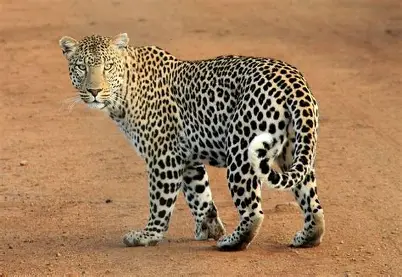
#> input picture leopard.jpg, 402 x 277 px
$ jupyter execute assignment1.ipynb
#> lines starting #> are read from the running program, lines starting #| are printed output that depends on the picture; after the words box and inside, x2 and y2 are one past the last pixel; in counts of white or black regions, pixels touching at a corner belong together
[cell 1]
# Import Libraries
import cv2
import numpy as np
import matplotlib.pyplot as plt

[cell 2]
image_path = 'leopard.jpg'
img = cv2.imread(image_path, cv2.IMREAD_GRAYSCALE)
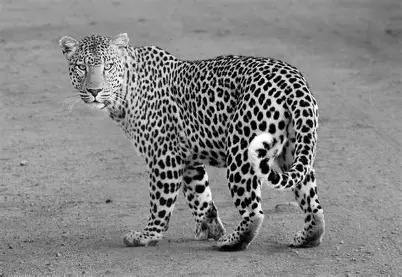
#> img: shape (277, 402); min 0, max 255, mean 133.2


plt.imshow(img, cmap='gray')
plt.title("Original Image")
plt.axis('off')
plt.show()

[cell 3]
def reduce_intensity_levels(image, levels):
    factor = 256 // levels
    reduced = (image // factor) * factor
    return reduced

levels_list = [2, 4, 8]

for lvl in levels_list:
    reduced_img = reduce_intensity_levels(img, lvl)
    plt.imshow(reduced_img, cmap='gray')
    plt.title(f'Task 1 - Intensity Reduced to {lvl} Levels')
    plt.axis('off')
    plt.show()
#> this loop made 3 passes
#> pass 1, in reduce_intensity_levels, `reduced = (image // factor) * factor`:
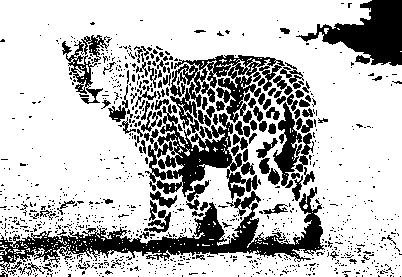
#> reduced: shape (277, 402); values 0 (black) and 128 (white), 73.6% white; 969 black regions (851 under 20 px), largest, box (x1, y1, x2, y2) and area: (0, 187, 325, 276) 6701, (145, 104, 258, 200) 3841, (296, 0, 402, 66) 3382
#> pass 3, in reduce_intensity_levels (call 3), `reduced = (image // factor) * factor`:
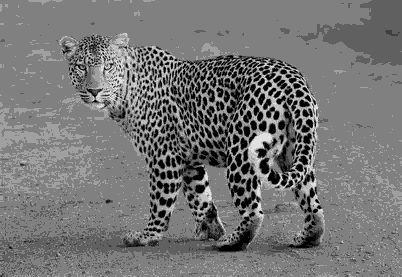
#> reduced: shape (277, 402); min 0, max 224, mean 116.6

[cell 4]
def spatial_average(image, kernel_size):
    kernel = np.ones((kernel_size, kernel_size), np.float32) / (kernel_size ** 2)
    return cv2.filter2D(image, -1, kernel)

for k in [3, 10, 20]:
    avg_img = spatial_average(img, k)
    plt.imshow(avg_img, cmap='gray')
    plt.title(f'Task 2 - {k}x{k} Spatial Average')
    plt.axis('off')
    plt.show()
#> this loop made 3 passes
#> pass 1, `avg_img = spatial_average(img, k)`:
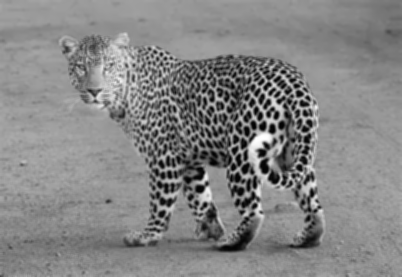
#> avg_img: shape (277, 402); min 1, max 254, mean 133.2

[cell 5]
def rotate_image(image, angle):
    (h, w) = image.shape[:2]
    center = (w // 2, h // 2)
    M = cv2.getRotationMatrix2D(center, angle, 1.0)
    rotated = cv2.warpAffine(image, M, (w, h))
    return rotated

for angle in [45, 90]:
    rot_img = rotate_image(img, angle)
    plt.imshow(rot_img, cmap='gray')
    plt.title(f'Task 3 - Rotated {angle}°')
    plt.axis('off')
    plt.show()
#> this loop made 2 passes
#> pass 1, in rotate_image, `rotated = cv2.warpAffine(image, M, (w, h))`:
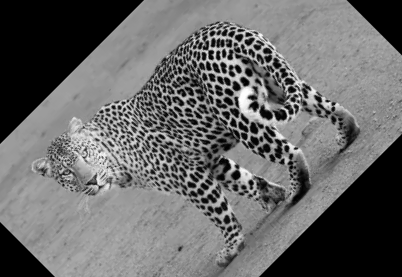
#> rotated: shape (277, 402); min 0, max 255, mean 104.2
#> pass 2, in rotate_image (call 2), `rotated = cv2.warpAffine(image, M, (w, h))`:
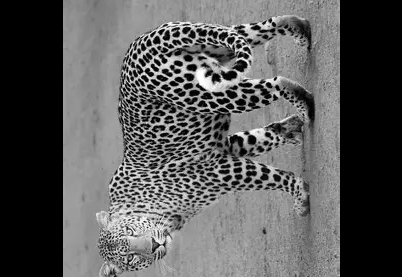
#> rotated: shape (277, 402); min 0, max 255, mean 88.3

[cell 6]
def block_average(image, block_size):
    h, w = image.shape
    h_crop = h - (h % block_size)
    w_crop = w - (w % block_size)
    image = image[:h_crop, :w_crop]

    output = image.reshape(h_crop // block_size, block_size, w_crop // block_size, block_size)
    output = output.mean(axis=(1, 3)).astype(np.uint8)
    return np.kron(output, np.ones((block_size, block_size), dtype=np.uint8))

for block_size in [3, 5, 7]:
    block_img = block_average(img, block_size)
    plt.imshow(block_img, cmap='gray')
    plt.title(f'Task 4 - Block Average {block_size}x{block_size}')
    plt.axis('off')
    plt.show()
#> this loop made 3 passes
#> pass 1, `block_img = block_average(img, block_size)`:
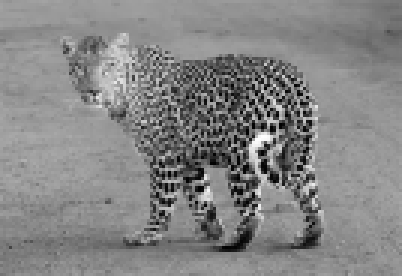
#> block_img: shape (276, 402); min 1, max 253, mean 132.7
#> pass 2, `plt.show()`:
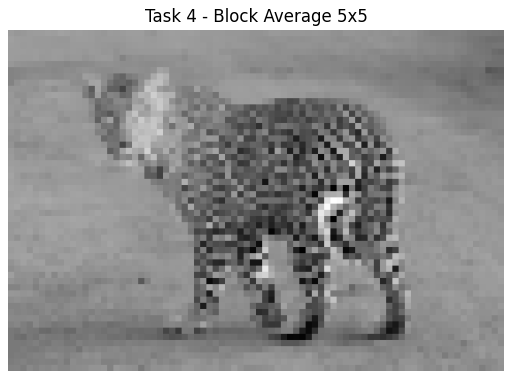
#> figure drawn by matplotlib, 1 panel

[cell 7]
def rotate_image(image, angle):
    (h, w) = image.shape[:2]
    center = (w // 2, h // 2)
    M = cv2.getRotationMatrix2D(center, angle, 1.0)
    rotated = cv2.warpAffine(image, M, (w, h))
    return rotated

[cell 8]
def main():
    image_path = 'leopard.jpg'
    img = cv2.imread(image_path, cv2.IMREAD_GRAYSCALE)

    # Task 1: Intensity Reduction for multiple levels
    for intensity_levels in [2, 4, 8]:
        reduced_img = reduce_intensity_levels(img, intensity_levels)
        filename = f'reduced_intensity_{intensity_levels}.png'
        cv2.imwrite(filename, reduced_img)
        print(f'Saved {filename}')

    # Task 2: Spatial Averaging
    avg3 = spatial_average(img, 3)
    avg10 = spatial_average(img, 10)
    avg20 = spatial_average(img, 20)
    cv2.imwrite('average_3x3.png', avg3)
    cv2.imwrite('average_10x10.png', avg10)
    cv2.imwrite('average_20x20.png', avg20)

    # Task 3: Rotation
    rot45 = rotate_image(img, 45)
    rot90 = rotate_image(img, 90)
    cv2.imwrite('rotated_45.png', rot45)
    cv2.imwrite('rotated_90.png', rot90)

    # Task 4: Block Averaging
    block3 = block_average(img, 3)
    block5 = block_average(img, 5)
    block7 = block_average(img, 7)
    cv2.imwrite('block_avg_3x3.png', block3)
    cv2.imwrite('block_avg_5x5.png', block5)
    cv2.imwrite('block_avg_7x7.png', block7)

    print("✅ All tasks completed. Processed images saved.")

if __name__ == '__main__':
    main()
#> in rotate_image, `M = cv2.getRotationMatrix2D(center, angle, 1.0)`: M = [[0.707, 0.707, -38.71], [-0.707, 0.707, 182.5]]
#> in rotate_image (call 2), `M = cv2.getRotationMatrix2D(center, angle, 1.0)`: M = [[6.12e-17, 1, 63], [-1, 6.12e-17, 339]]
#> in block_average (call 6), `image = image[:h_crop, :w_crop]`:
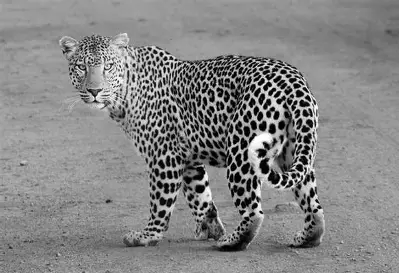
#> image: shape (273, 399); min 0, max 255, mean 132.9
#> in block_average (call 6), `output = output.mean(axis=(1, 3)).astype(np.uint8)`:
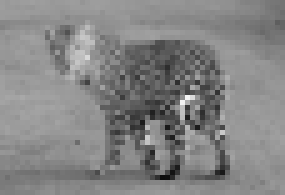
#> output: shape (39, 57) (shown 5 times larger); min 13, max 245, mean 132.4
